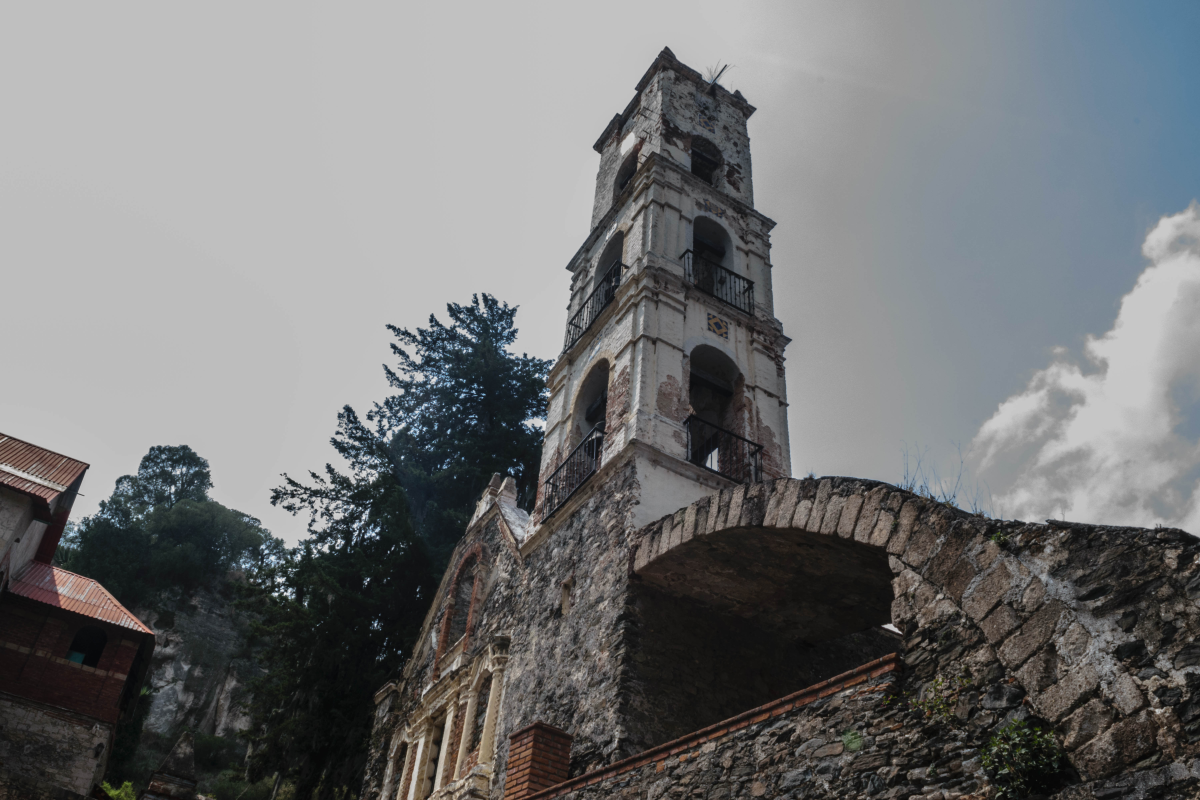
#> input picture 52.jpg, 6000 x 4000 px, found by its file name (shown at 1/5 size)
$ python ecualizacion.py
#> lines starting #> are read from the running program, lines starting #| are printed output that depends on the picture

import matplotlib.pyplot as plt
from PIL import Image

def histeq(photo,cumulative,data):
    Linear_data=[]
    h_w=photo.height*photo.width
    auxiliar=255/h_w
    for x in data:
        Linear_data.append(round(cumulative[x]*auxiliar))
    Photo_equalized =Image.new('L',photo.size)
    Photo_equalized .putdata(Linear_data)
    Photo_equalized .save('C:\\Users\\brian.cobian\\Desktop\\Scripts\\temp.png')
    photo.close()
    return Photo_equalized
Picture='52.jpg'
photo=Image.open('C:\\Users\\brian.cobian\\Desktop\\Scripts\\' + Picture).convert('L')
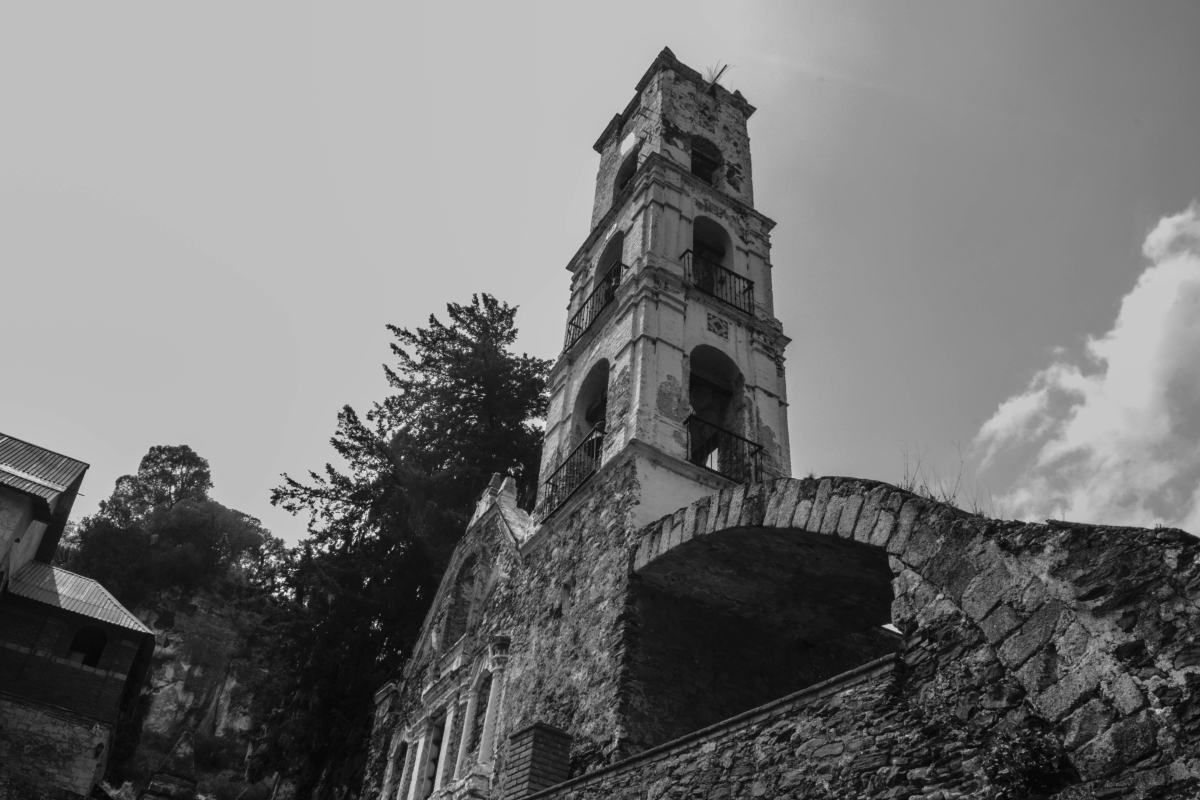
#> photo: PIL image 6000x4000 L (shown at 1/5 size); min 0, max 248, mean 116
data=photo.getdata()
histogram=photo.histogram()
#> histogram = 256 values, max 2331919 at index 191, min 0 at index 1, mean 93750
photo.close()
h_cumulative=[]
summation=0
for valor in histogram:
    summation+=valor
    h_cumulative.append(summation)
#> this loop made 256 passes
#> (valor, summation) on passes 2 to 4: (0, 1), (10, 11), (20, 31)
#> after the loop, h_cumulative = 256 values from 1 to 24000000; summation = 24000000

Photo_ecualized=histeq(photo,h_cumulative,data)
#> after the loop in histeq, `for x in data:`: Linear_data = 24000000 items
#> in histeq, `Photo_equalized =Image.new('L',photo.size)`: Photo_equalized: PIL image 6000x4000 L; every value is 0
#> in histeq, `Photo_equalized .putdata(Linear_data)`:
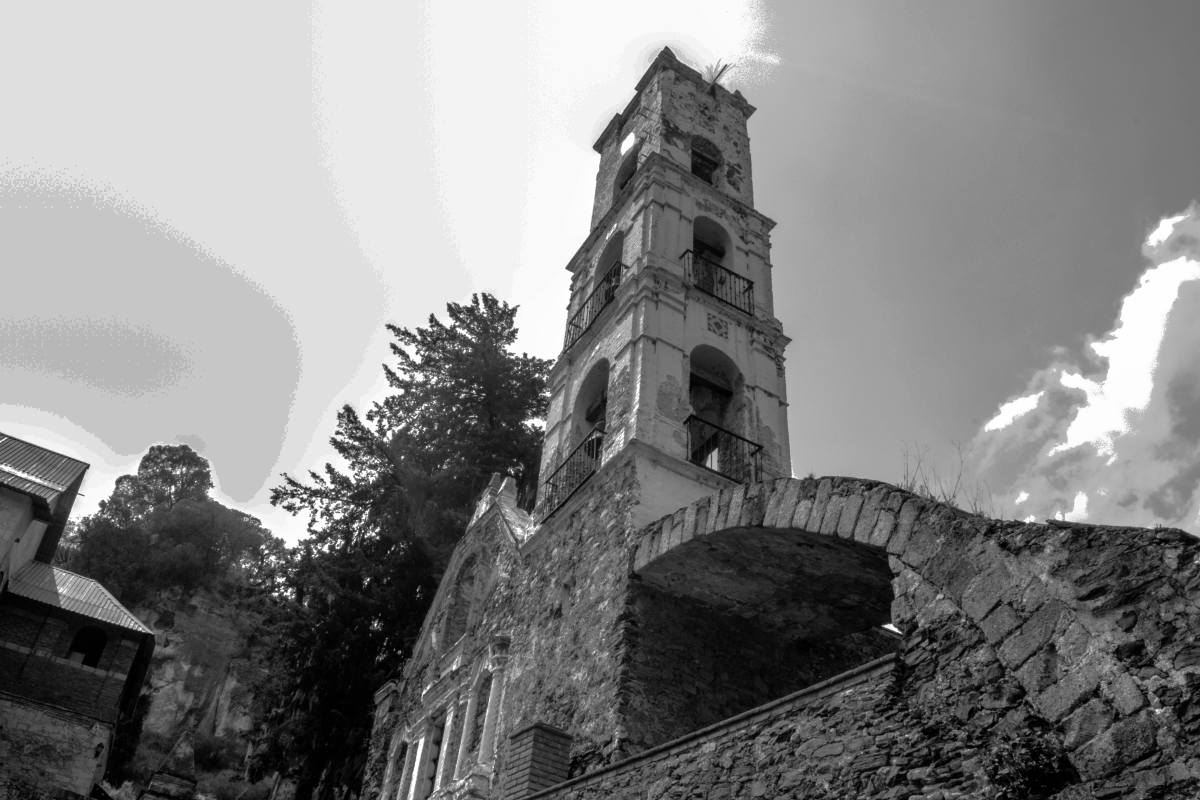
#> Photo_equalized: PIL image 6000x4000 L (shown at 1/5 size); min 0, max 255, mean 130
plt.imshow(Photo_ecualized,cmap='gray')
plt.axis('off')
plt.savefig('Ecualizada.png',bbox_inches='tight',pad_inches=0,dpi=1200)
plt.title('Imagen ecualizada')
plt.show()
Photo_ecualized.close()


#funcion del histograma acumulativo
